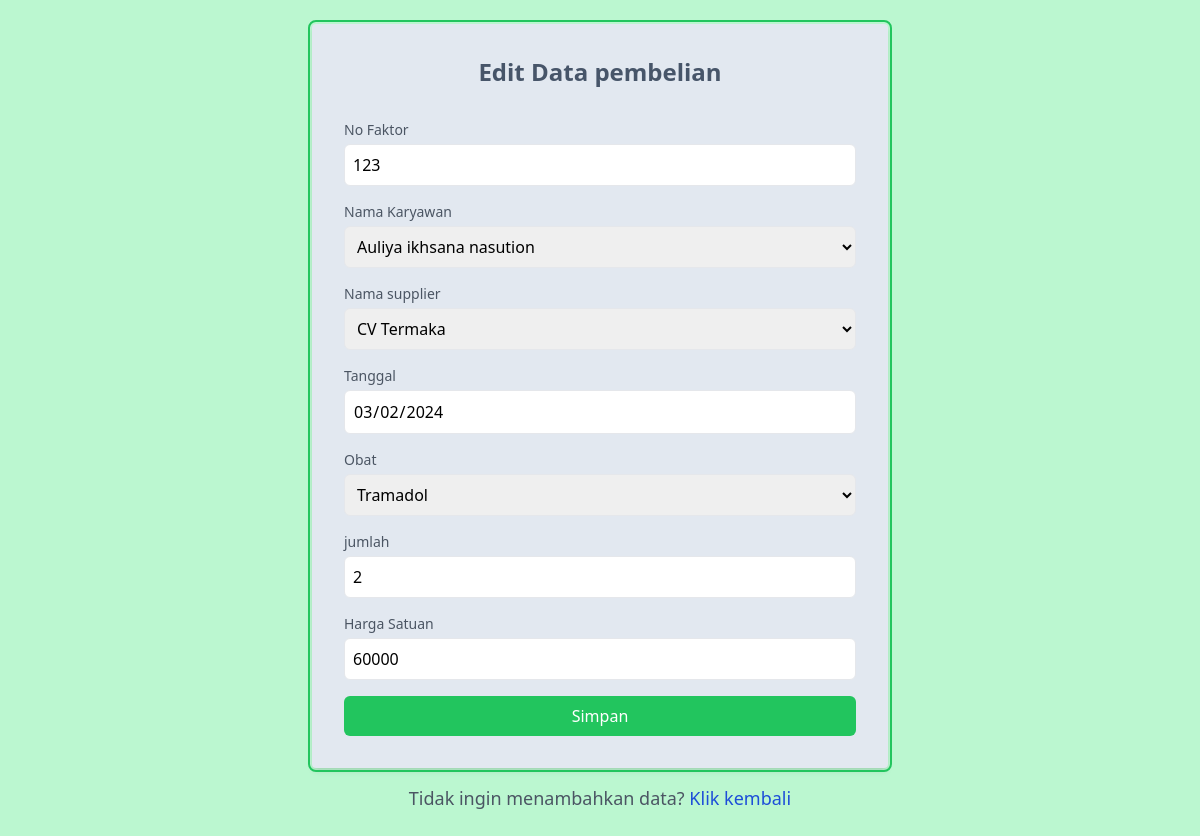
Page /build/pages/function/editpembelian.php?id=7 (signed in) on the committed database.
### tables this page shows
CREATE TABLE `pembelian` (
  `no_faktur` char(10) NOT NULL DEFAULT '',
  `tanggal` date DEFAULT NULL,
  `id_karyawan` char(10) DEFAULT NULL,
  `id_supplier` char(10) DEFAULT NULL,
  `total_bayar` int(20) DEFAULT NULL
);

CREATE TABLE `detail_pembelian` (
  `id_detail_pembelian` int(11) NOT NULL,
  `no_faktur` char(10) DEFAULT NULL,
  `id_obat` int(11) DEFAULT 0,
  `jumlah` int(11) DEFAULT 0,
  `harga` int(20) DEFAULT 0
);

CREATE TABLE `karyawan` (
  `id_karyawan` char(10) NOT NULL DEFAULT '',
  `nama_karyawan` varchar(255) DEFAULT NULL,
  `alamat` varchar(100) DEFAULT NULL,
  `no_telepon` varchar(20) DEFAULT NULL
);

CREATE TABLE `supplier` (
  `id_supplier` char(10) NOT NULL DEFAULT '',
  `nama_supplier` varchar(100) DEFAULT NULL,
  `alamat` varchar(100) DEFAULT NULL,
  `no_telepon` varchar(50) DEFAULT NULL
);

CREATE TABLE `obat` (
  `id_obat` int(11) NOT NULL,
  `nama_obat` varchar(255) DEFAULT NULL,
  `jenis` varchar(255) DEFAULT NULL,
  `harga` int(11) DEFAULT NULL,
  `stok` int(11) DEFAULT NULL,
  `id_supplier` char(10) DEFAULT NULL
);

### build/pages/function/editpembelian.php (the view, shortened to what this page needs)
<!DOCTYPE html>
<html lang="en">
<head>
    <script src="https://cdn.tailwindcss.com"></script>
</head>
<body class="bg-green-200 p-6">
    <?php
    include 'koneksi.php';
    $id = $_GET['id'];
    $data = mysqli_query($conn, "SELECT *, detail_pembelian.harga as hrg FROM pembelian, detail_pembelian, karyawan, obat, supplier WHERE detail_pembelian.id_detail_pembelian = '$id' AND detail_pembelian.no_faktur = pembelian.no_faktur AND detail_pembelian.id_obat = obat.id_obat AND
        pembelian.id_karyawan = karyawan.id_karyawan AND
        pembelian.id_supplier = supplier.id_supplier");
    while ($row = mysqli_fetch_array($data)) {
    ?>
        <div class="max-w-xl mx-auto  rounded p-8 shadow-md outline outline-2  outline-offset-2 outline-green-500 bg-slate-200">
            <h2 class="text-2xl font-bold mb-8 text-slate-600 text-center ">Edit Data pembelian</h2>
            <form action="proseseditpembelian.php" method="post" class="space-y-4 ">
                <div>
                    <label for="nofaktur" class="block text-sm font-medium text-gray-600">No Faktor</label>
                    <input type="text" id="nofaktur" name="nofaktur" value="<?php echo $row['no_faktur']; ?>" class="mt-1 p-2 w-full border rounded-md" readonly>
                </div>
                <div>
                    <label for="karyawan" class="block text-sm font-medium text-gray-600">Nama Karyawan</label>
                    <select name="karyawan" id="karyawan" class="form-control form-control-lg mt-1 p-2 w-full border rounded-md" readonly>
                        <option selected value="<?php echo $row['id_karyawan'] ?>"><?php echo $row['nama_karyawan'] ?></option>
                    </select>
                </div>
                <div>
                    <label for="supplier" class="block text-sm font-medium text-gray-600">Nama supplier</label>
                    <select name="supplier" id="supplier" class="form-control form-control-lg mt-1 p-2 w-full border rounded-md" readonly>
                        <option selected value="<?php echo $row['id_supplier'] ?>"><?php echo $row['nama_supplier'] ?></option>
                    </select>
                </div>
                <div>
                    <label for="tanggal" class="block text-sm font-medium text-gray-600">Tanggal</label>
                    <input type="date" id="tanggal" name="tanggal" value="<?php echo $row['tanggal']; ?>" class="mt-1 p-2 w-full border rounded-md" readonly>
                </div>
                <div>
                    <label for="obat" class="block text-sm font-medium text-gray-600">Obat</label>
                    <select name="obat" id="obat" class="form-control form-control-lg mt-1 p-2 w-full border rounded-md" required>
                        <option selected value="<?php echo $row['id_obat'] ?>"><?php echo $row['nama_obat'] ?></option>
                    </select>
                </div>
                <div>
                    <label for="jumlah" class="block text-sm font-medium text-gray-600">jumlah</label>
                    <input type="number" id="jumlah" name="jumlah" value="<?php echo $row['jumlah']; ?>" class="mt-1 p-2 w-full border rounded-md">
                </div>
                <div>
                    <label for="harga" class="block text-sm font-medium text-gray-600">Harga Satuan</label>
                    <input type="number" id="harga" name="harga" value="<?php echo $row['harga']; ?>" class="mt-1 p-2 w-full border rounded-md" readonly>
                </div>
                <div>
                    <button type="submit" class="w-full bg-green-500 text-white p-2 rounded-md hover:bg-green-700">Simpan</button>
                </div>
            </form>
        </div>
        <p class="mt-4 text-lg text-gray-600 text-center">Tidak ingin menambahkan data? <a href="../datapembelian.php" class="text-blue-700 no-underline hover:underline">Klik kembali</a></p>
</body>
<?php
    }
?>
</html>

### rows in the picture
pembelian: nofaktur "123", karyawan "Auliya ikhsana nasution", supplier "CV Termaka", tanggal "03/02/2024", obat "Tramadol", jumlah "2", harga "60000"
